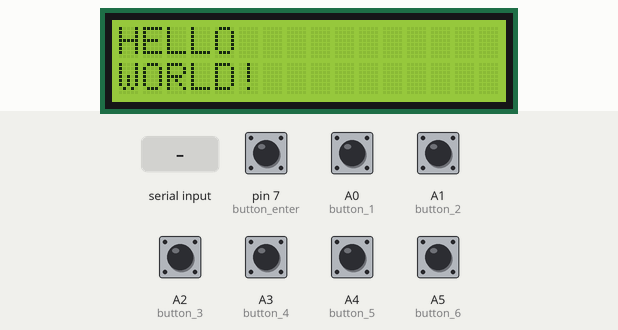
Simulated run of this sketch. Board: Arduino Uno, built with avr-gcc and run on an emulated ATmega328P. Parts: 16×2 character LCD. The inputs (shaded band) are chosen by the test bench; at power-on: A0 (button_1), A1 (button_2), A2 (button_3), A3 (button_4), A4 (button_5), A5 (button_6), pin 7 (button_enter) HIGH. What the sketch prints to the serial monitor is not drawn.

Above: at 1.2 s.
1.3 s: "button 1\n" received over Serial
At 2.5 s:
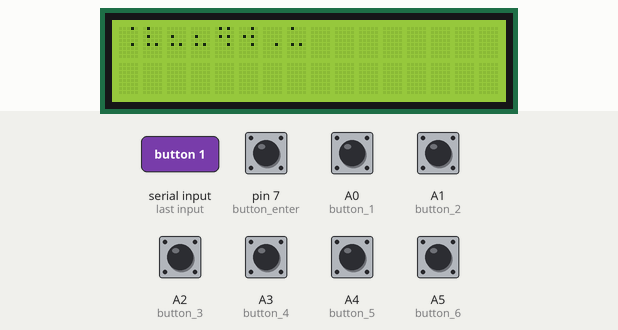
2.8 s: byte 10 ('\n') received over Serial
At 4.0 s:
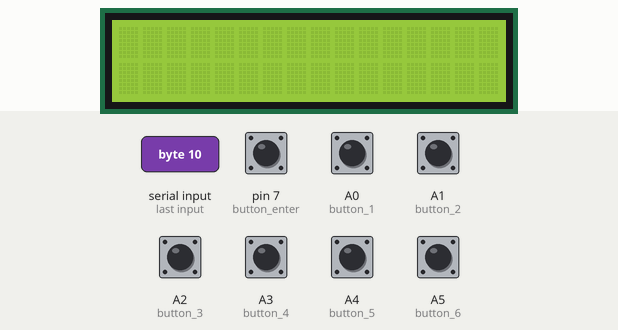
4.3 s: "button 2\n" received over Serial
At 4.9 s:
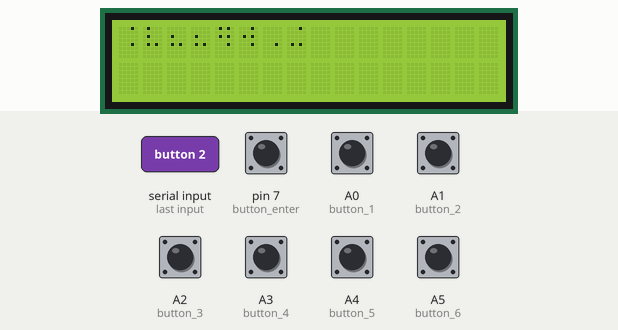
Timing chart, 0 to 7.3 s (numbered marks = the images above; inputs shaded):
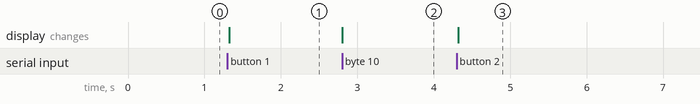

The sketch:

wildhacks_arduino.ino
```cpp
#include <LiquidCrystal.h>

// KEYBOARD CONFIG
const int button_enter = 7,button_1 = A0, button_2 = A1, button_3 = A2, button_4 = A3, button_5 = A4, button_6 = A5;
unsigned long lastPressTime = 0;
bool waitingForSecondPress = false;
const unsigned long backspaceThreshold = 300;
const int debounce_delay = 50;

struct ButtonState {
  uint8_t btn1 : 1;
  uint8_t btn2 : 1;
  uint8_t btn3 : 1;
  uint8_t btn4 : 1;
  uint8_t btn5 : 1;
  uint8_t btn6 : 1;
  uint8_t reserved : 2;
};
ButtonState state = {0};

// DISPLAY CONFIG
const int rs = 12, en = 11, d4 = 5, d5 = 4, d6 = 3, d7 = 2;
LiquidCrystal lcd(rs, en, d4, d5, d6, d7);
String incoming = "";

/*
bit representation = 0 0 btn_6 btn_5 btn_4 btn_3 btn_2 btn_1
*/
char serialize_output(ButtonState state) {
  uint8_t raw = *(uint8_t*)&state;

  // Clear bits 7..6 and then set bit 6.
  // This ensures bits [7..6] == 01, giving a final range of 0x40..0x5F
  raw &= 0x3F;   // 0b00111111
  raw |= 0x40;   // 0b01000000

  return (char)raw;
  // raw &= 0x3F;   // 0b00111111
  // raw |= 0x40;   // 0b01000000
  // return *(char*)&state;
}

void brailleByteToPattern(uint8_t brailleByte, byte pattern[8]) {
  // Row 0: dots 1 and 4
  pattern[0] = ((brailleByte & B1) ? B01000 : 0) | ((brailleByte & B10) ? B00010 : 0);
  // Row 1: dots 2 and 5
  pattern[2] = ((brailleByte & B100) ? B01000 : 0) | ((brailleByte & B1000) ? B00010 : 0);
  // Row 2: dots 3 and 6
  pattern[4] = ((brailleByte & B10000) ? B01000 : 0) | ((brailleByte & B100000) ? B00010 : 0);
  // Remaining rows are blank
  pattern[1] = 0;
  pattern[3] = 0;
  pattern[5] = 0;
  pattern[6] = 0;
  pattern[7] = 0;
}

void displayBrailleString(String brailleStr) {
  lcd.clear();
  lcd.setCursor(0, 0);
  for (int i = 0; i < brailleStr.length(); i++) {
    uint8_t brailleByte = brailleStr[i];
    byte pattern[8];
    brailleByteToPattern(brailleByte, pattern);
    // Update custom character slot 0 with this braille pattern
    lcd.createChar(i, pattern);
    // Write the custom character (index 0) to the LCD.
    lcd.setCursor(i, 0);
    lcd.write(byte(i));
  }
}

void setup() {
  Serial.begin(9600);

  lcd.begin(16, 2);
  lcd.clear();

  // HELLO WORLD
  lcd.setCursor(0, 0);
  lcd.print("HELLO");
  lcd.setCursor(0, 1);
  lcd.print("WORLD!");

  pinMode(button_1, INPUT_PULLUP);
  pinMode(button_2, INPUT_PULLUP);
  pinMode(button_3, INPUT_PULLUP);
  pinMode(button_4, INPUT_PULLUP);
  pinMode(button_5, INPUT_PULLUP);
  pinMode(button_6, INPUT_PULLUP);
  pinMode(button_enter, INPUT_PULLUP);
}

void loop() {
  /*
  INTERFACE:
  - pass 16 character long string excluding \n (terminating character)
  - each character encoded in its braille "encoding" "0 0 button6, button5, button4, button3, button2, button1"
  */

  //
  // DISPLAY
  //
  while (Serial.available() > 0) {
    char c = Serial.read();
    // End the string on newline or after a set number of characters (e.g., 12)
    Serial.println(c);
    if (c == '\n') {
      displayBrailleString(incoming);
      incoming = "";
    } else {
      incoming += c;
    }
  }

  //
  // KEYBOARD
  //
  static bool lastButtonState = HIGH;
  bool currentButtonState = digitalRead(button_enter);

  if (lastButtonState == HIGH && currentButtonState == LOW) { // enter button pressed
    unsigned long now = millis();

    if (waitingForSecondPress && (now - lastPressTime <= backspaceThreshold)) {
      Serial.println("Backspace");

      state = {0}; // reset state
      waitingForSecondPress = false;

    } else {
      waitingForSecondPress = true;
      lastPressTime = now;
    }

    delay(debounce_delay);
  }

  if (waitingForSecondPress && millis() - lastPressTime > backspaceThreshold) { // normal "Enter"
    // Serial.println("Space");

    //
    // flush output to chris
    //
    Serial.println(serialize_output(state));
    state = {0};
    waitingForSecondPress = false;
  }

  lastButtonState = currentButtonState;

  if (digitalRead(button_1) == LOW) {
    // Serial.println("button 1");
    state.btn1 = 1;
    delay(debounce_delay);
  }
  if (digitalRead(button_2) == LOW) {
    // Serial.println("button 2");
    state.btn2 = 1;
    delay(debounce_delay);
  }
  if (digitalRead(button_3) == LOW) {
    // Serial.println("button 3");
    state.btn3 = 1;
    delay(debounce_delay);
  }
  if (digitalRead(button_4) == LOW) {
    // Serial.println("button 4");
    state.btn4 = 1;
    delay(debounce_delay);
  }
  if (digitalRead(button_5) == LOW) {
    // Serial.println("button 5");
    state.btn5 = 1;
    delay(debounce_delay);
  }
  if (digitalRead(button_6) == LOW) {
    // Serial.println("button 6");
    state.btn6 = 1;
    delay(debounce_delay);
  }
}
```

Measured:
- after the input at 1.3 s, the display: changes at once (image 1)
- after the input at 2.8 s, the display: changes at once (image 2)
- after the input at 4.3 s, the display: changes at once (image 3)
